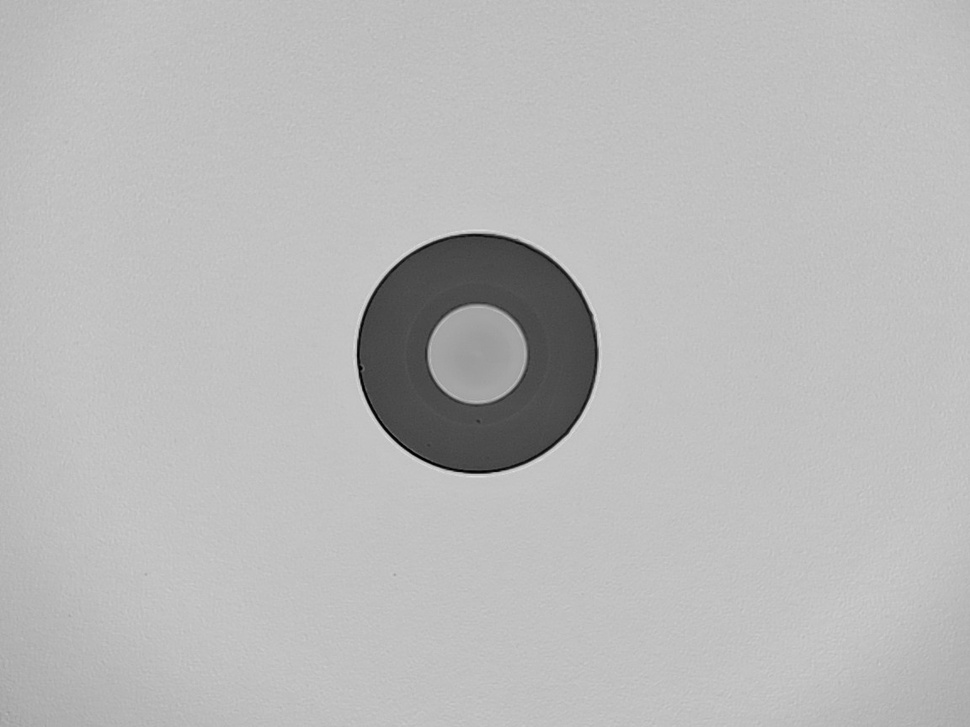
#> input picture samples2/img38.jpg, 970 x 727 px, shrunk from 1152 x 864 before the run, found by its file name
$ python calculate_local_contrast.py
#> lines starting #> are read from the running program, lines starting #| are printed output that depends on the picture; after the words box and inside, x2 and y2 are one past the last pixel; in counts of white or black regions, pixels touching at a corner belong together
#!/usr/bin/env python3
"""
Calculate local contrast between a region and its surroundings
"""
import cv2
import numpy as np

# Load image
img_path = r"C:\Users\Saem1001\Documents\GitHub\OpenCV-Practice\samples2\img38.jpg"
image = cv2.imread(img_path, cv2.IMREAD_GRAYSCALE)
#> image is the input picture: shape (727, 970); min 0, max 225, mean 185.2

# Create a sample defect mask (threshold dark regions)
_, defect_mask = cv2.threshold(image, 100, 255, cv2.THRESH_BINARY_INV)
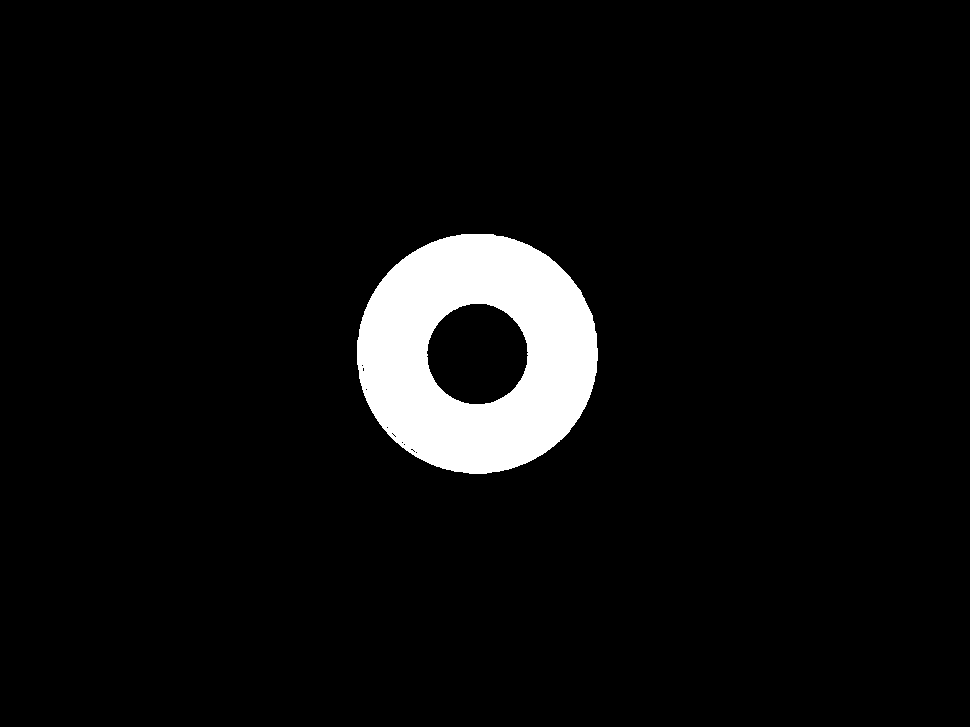
#> defect_mask: shape (727, 970); 5.3% white; 1 white region, box (x1, y1, x2, y2) and area: (357, 234, 598, 474) 37583

# Calculate contrast for first detected component
num_labels, labels, stats, _ = cv2.connectedComponentsWithStats(defect_mask, connectivity=8)
#> num_labels = 2; stats = [[0, 0, 970, 727, 667607], [357, 234, 241, 240, 37583]]

if num_labels > 1:
    # Get first component
    component_mask = (labels == 1).astype(np.uint8) * 255

    # Get defect pixels
    defect_pixels = image[component_mask > 0]

    # Create surrounding region
    kernel = cv2.getStructuringElement(cv2.MORPH_ELLIPSE, (5, 5))
    dilated = cv2.dilate(component_mask, kernel)
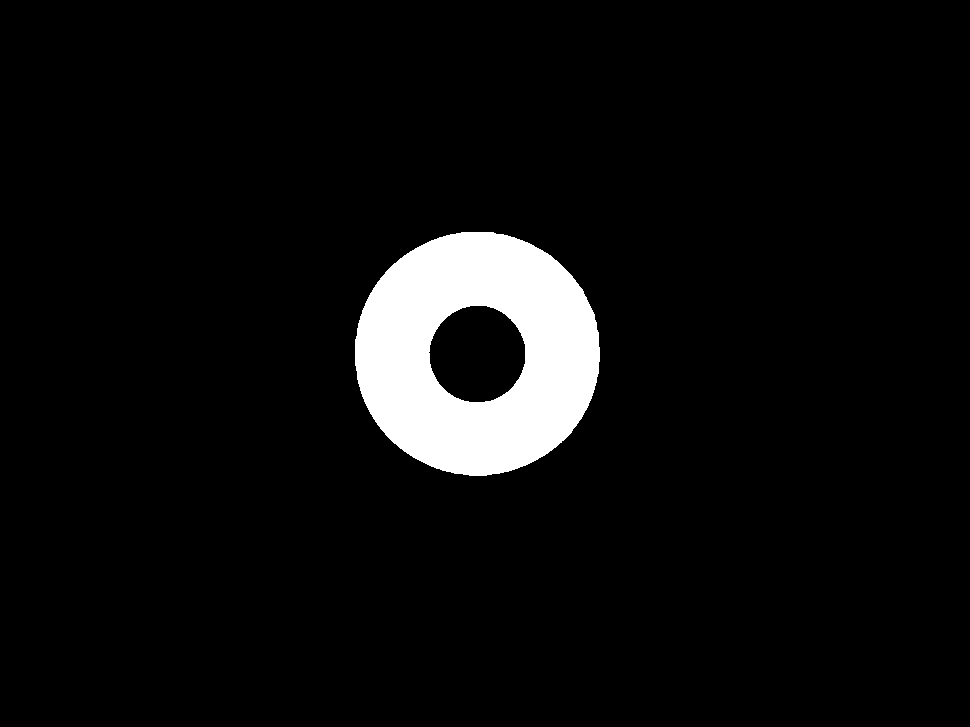
#> dilated: shape (727, 970); 5.6% white; 1 white region, box (x1, y1, x2, y2) and area: (355, 232, 600, 476) 39807
    surround_mask = cv2.subtract(dilated, component_mask)
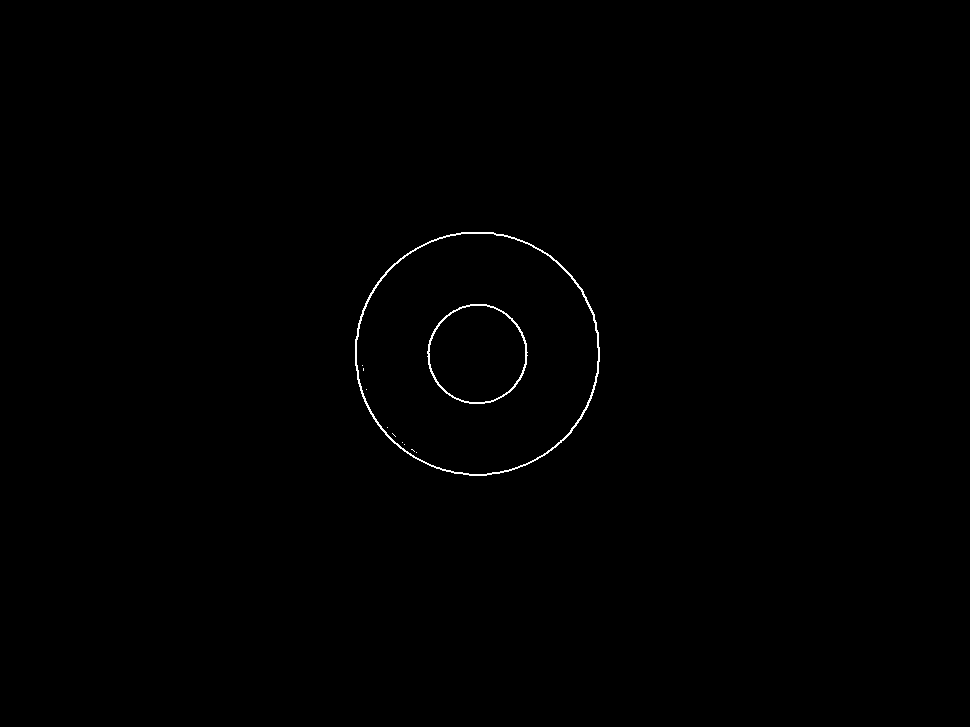
#> surround_mask: shape (727, 970); 0.32% white in thin lines or dots, all inside (x1, y1, x2, y2) = (355, 232, 600, 476)

    # Get surrounding pixels
    surround_pixels = image[surround_mask > 0]
#> surround_pixels = 2224 values, max 209 at index 494, min 101 at index 255, mean 162.5

    # Calculate contrast
    defect_mean = np.mean(defect_pixels)
#> defect_mean = 71.92
    surround_mean = np.mean(surround_pixels)
#> surround_mean = 162.5
    contrast = abs(defect_mean - surround_mean)
#> contrast = 90.58

    print(f"Defect mean intensity: {defect_mean:.2f}")
#| Defect mean intensity: 71.92
    print(f"Surrounding mean intensity: {surround_mean:.2f}")
#| Surrounding mean intensity: 162.50
    print(f"Local contrast: {contrast:.2f}")
#| Local contrast: 90.58

    # Visualize
    result = cv2.cvtColor(image, cv2.COLOR_GRAY2BGR)
    result[component_mask > 0] = [0, 0, 255]  # Red for defect
    result[surround_mask > 0] = [0, 255, 0]  # Green for surrounding
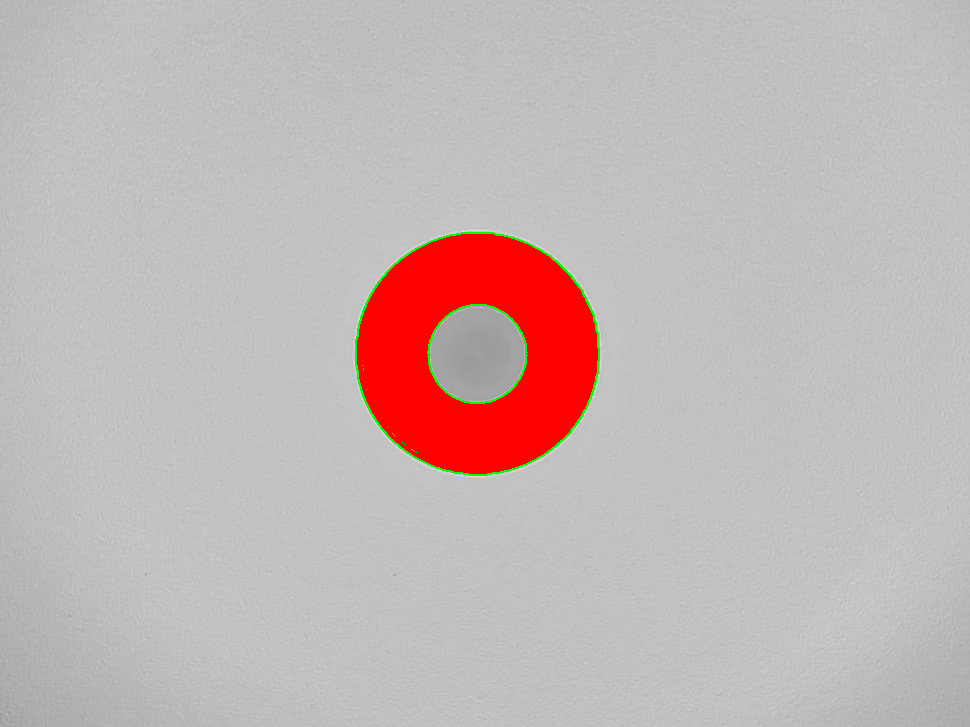
#> result: shape (727, 970, 3); mean B, G, R 180.8, 181.6, 194.4

    cv2.imshow('Local Contrast Analysis', result)
    cv2.waitKey(0)
    cv2.destroyAllWindows()
else:
    print("No components found")
